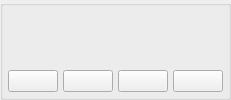
      <widget class="QGroupBox" name="groupBox_4">
       <property name="title">
        <string/>
       </property>
       <layout class="QGridLayout" name="gridLayout_2">
        <property name="leftMargin">
         <number>5</number>
        </property>
        <property name="topMargin">
         <number>5</number>
        </property>
        <property name="rightMargin">
         <number>5</number>
        </property>
        <property name="bottomMargin">
         <number>5</number>
        </property>
        <property name="spacing">
         <number>5</number>
        </property>
        <item row="1" column="0">
         <widget class="QPushButton" name="NOut1_Channel_Mute">
          <property name="minimumSize">
           <size>
            <width>0</width>
            <height>1</height>
           </size>
          </property>
          <property name="focusPolicy">
           <enum>Qt::NoFocus</enum>
          </property>
          <property name="text">
           <string/>
          </property>
          <property name="checkable">
           <bool>true</bool>
          </property>
         </widget>
        </item>
        <item row="0" column="0">
         <widget class="ConfigGainWidget" name="outgain_1" native="true">
          <property name="minimumSize">
           <size>
            <width>50</width>
            <height>50</height>
           </size>
          </property>
          <property name="MaxValue" stdset="0">
           <double>12.000000000000000</double>
          </property>
          <property name="MinValue" stdset="0">
           <double>-60.000000000000000</double>
          </property>
         </widget>
        </item>
        <item row="1" column="1">
         <widget class="QPushButton" name="NOut2_Channel_Mute">
          <property name="minimumSize">
           <size>
            <width>0</width>
            <height>1</height>
           </size>
          </property>
          <property name="focusPolicy">
           <enum>Qt::NoFocus</enum>
          </property>
          <property name="text">
           <string/>
          </property>
          <property name="checkable">
           <bool>true</bool>
          </property>
         </widget>
        </item>
        <item row="1" column="3">
         <widget class="QPushButton" name="NOut4_Channel_Mute">
          <property name="minimumSize">
           <size>
            <width>0</width>
            <height>1</height>
           </size>
          </property>
          <property name="focusPolicy">
           <enum>Qt::NoFocus</enum>
          </property>
          <property name="text">
           <string/>
          </property>
          <property name="checkable">
           <bool>true</bool>
          </property>
         </widget>
        </item>
        <item row="1" column="2">
         <widget class="QPushButton" name="NOut3_Channel_Mute">
          <property name="minimumSize">
           <size>
            <width>0</width>
            <height>1</height>
           </size>
          </property>
          <property name="focusPolicy">
           <enum>Qt::NoFocus</enum>
          </property>
          <property name="text">
           <string/>
          </property>
          <property name="checkable">
           <bool>true</bool>
          </property>
         </widget>
        </item>
        <item row="0" column="1">
         <widget class="ConfigGainWidget" name="outgain_2" native="true">
          <property name="minimumSize">
           <size>
            <width>50</width>
            <height>50</height>
           </size>
          </property>
          <property name="MaxValue" stdset="0">
           <double>12.000000000000000</double>
          </property>
          <property name="MinValue" stdset="0">
           <double>-60.000000000000000</double>
          </property>
         </widget>
        </item>
        <item row="0" column="2">
         <widget class="ConfigGainWidget" name="outgain_3" native="true">
          <property name="minimumSize">
           <size>
            <width>50</width>
            <height>50</height>
           </size>
          </property>
          <property name="MaxValue" stdset="0">
           <double>12.000000000000000</double>
          </property>
          <property name="MinValue" stdset="0">
           <double>-60.000000000000000</double>
          </property>
         </widget>
        </item>
        <item row="0" column="3">
         <widget class="ConfigGainWidget" name="outgain_4" native="true">
          <property name="minimumSize">
           <size>
            <width>50</width>
            <height>50</height>
           </size>
          </property>
          <property name="MaxValue" stdset="0">
           <double>12.000000000000000</double>
          </property>
          <property name="MinValue" stdset="0">
           <double>-60.000000000000000</double>
          </property>
         </widget>
        </item>
       </layout>
      </widget>
